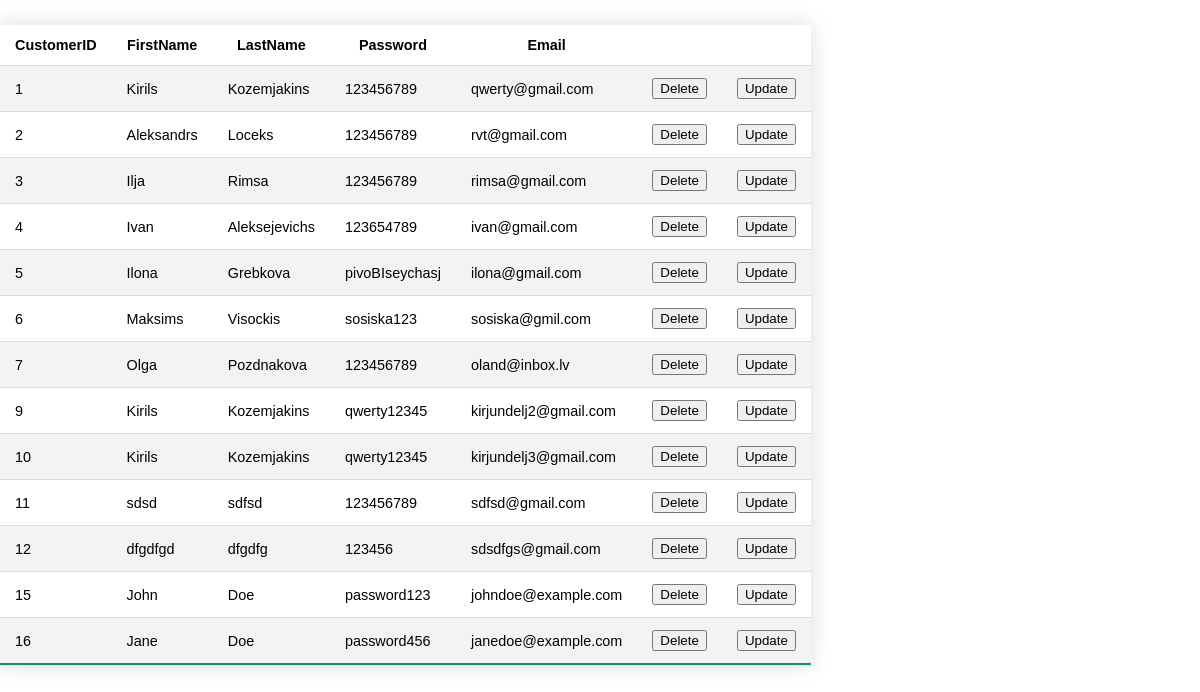
The page /user_data.php on the database its author committed.
### tables this page shows
CREATE TABLE IF NOT EXISTS `customer` (
  `CustomerID` int NOT NULL AUTO_INCREMENT,
  `FirstName` varchar(50) DEFAULT NULL,
  `LastName` varchar(50) DEFAULT NULL,
  `Password` varchar(50) DEFAULT NULL,
  `Email` varchar(50) DEFAULT NULL,
  `Access` binary(1) DEFAULT '0',
  PRIMARY KEY (`CustomerID`)
);

### user_data.php (the view, shortened to what this page needs)
<!DOCTYPE html>
<html>
<head>
	<link rel="stylesheet" href="css\user_data.css">
</head>
<body>
    <table class="styled-table">
        <tr>
            <th>CustomerID</th>
            <th>FirstName</th>
            <th>LastName</th>
            <th>Password</th>
            <th>Email</th>
            <th></th>
            <th></th>
        </tr>
        <?php
        $host = "127.0.0.1";
        $dbname = "booking";
        $username = "root";
        $password = "password";
        try {
            $conn = new PDO("mysql:host=$host;dbname=$dbname", $username, $password);
            $conn->setAttribute(PDO::ATTR_ERRMODE, PDO::ERRMODE_EXCEPTION);
            $query = $conn->prepare("SELECT * FROM customer");
            $query->execute();
            $results = $query->fetchAll();
        } catch (PDOException $e) {
            echo 'Error: ' . $e->getMessage();
        }
        foreach ($results as $row) {
            echo "<tr><td>" . $row['CustomerID'] . "</td>";
            echo "<td>" . $row['FirstName'] . "</td>";
            echo "<td>" . $row['LastName'] . "</td>";
            echo "<td>" . $row['Password'] . "</td>";
            echo "<td>" . $row['Email'] . "</td>";
            echo "<td>";
            echo "<form action='FunctionsPHP\delete_user.php' method='post'>";
            echo "<input type='submit' value='Delete'>";
            echo "</form>";
            echo "</td>";
            echo "<td>";
            echo "<button class='ShowUpdateForm'>Update</button>";
            echo "</td></tr>";
        }
        ?>
    </table>
</body>
</html>

### css/admin/user_data.css (style rules this page uses)
* { box-sizing: border-box; }
body { margin: 0; font-family: "Roboto", sans-serif; }
.styled-table { border-collapse: collapse; margin: 25px 0; font-size: 0.9em; font-family: sans-serif; min-width: 400px; box-shadow: 0 0 20px rgba(0, 0, 0, 0.15); }
.styled-table th, .styled-table td { padding: 12px 15px; }
.styled-table tbody tr { border-bottom: 1px solid #dddddd; }
.styled-table tbody tr:nth-of-type(even) { background-color: #f3f3f3; }
.styled-table tbody tr:last-of-type { border-bottom: 2px solid #009879; }

### rows shown on the page
customer: CustomerID "1", FirstName "Kirils", LastName "Kozemjakins", Password "123456789", Email "qwerty@gmail.com"
customer: CustomerID "2", FirstName "Aleksandrs", LastName "Loceks", Password "123456789", Email "rvt@gmail.com"
customer: CustomerID "3", FirstName "Ilja", LastName "Rimsa", Password "123456789", Email "rimsa@gmail.com"
customer: CustomerID "4", FirstName "Ivan", LastName "Aleksejevichs", Password "123654789", Email "ivan@gmail.com"
customer: CustomerID "5", FirstName "Ilona", LastName "Grebkova", Password "pivoBIseychasj", Email "ilona@gmail.com"
customer: CustomerID "6", FirstName "Maksims", LastName "Visockis", Password "sosiska123", Email "sosiska@gmil.com"
customer: CustomerID "7", FirstName "Olga", LastName "Pozdnakova", Password "123456789", Email "oland@inbox.lv"
customer: CustomerID "9", FirstName "Kirils", LastName "Kozemjakins", Password "qwerty12345", Email "kirjundelj2@gmail.com"
customer: CustomerID "10", FirstName "Kirils", LastName "Kozemjakins", Password "qwerty12345", Email "kirjundelj3@gmail.com"
customer: CustomerID "11", FirstName "sdsd", LastName "sdfsd", Password "123456789", Email "sdfsd@gmail.com"
customer: CustomerID "12", FirstName "dfgdfgd", LastName "dfgdfg", Password "123456", Email "sdsdfgs@gmail.com"
customer: CustomerID "15", FirstName "John", LastName "Doe", Password "password123", Email "johndoe@example.com"
customer: CustomerID "16", FirstName "Jane", LastName "Doe", Password "password456", Email "janedoe@example.com"
